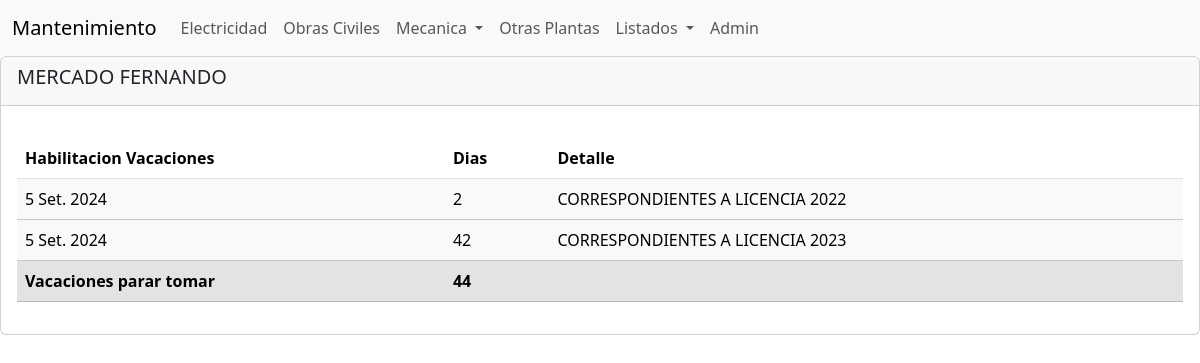
Page /vacaciones/2086 on the committed database.
### Agentes/models.py (models this page shows, shortened)
class Agente(models.Model):
    legajo = models.CharField(primary_key=True, max_length=4)
    nombre = models.CharField(max_length=50)
    area = models.ForeignKey(Area,null=True,blank=True,on_delete=models.CASCADE)
    def __str__ (self):
        textoagente = "{0}"
        return textoagente.format(self.nombre)

class Vacaciones(models.Model):
    legajo= models.ForeignKey(Agente,null=True,blank=False,on_delete=models.CASCADE)
    diaVacaciones=models.DateField()
    dias=models.IntegerField()
    detalle=models.CharField(max_length=100)
    motivo=models.IntegerField(null=False,blank=False,choices=vacaciones)

### Agentes/views.py (the view)
# urls.py: path('vacaciones/<legajo>', views.vacaciones),
def vacaciones(request, legajo):
    listado = Vacaciones.objects.filter(legajo=legajo)
    datosagente = Agente.objects.get(legajo=legajo)
    suma, resta, total = 0,0,0
    for c in listado:
        if c.motivo == 0:
            suma += c.dias
        else:
            resta += c.dias
    total = (suma - resta)
    return render(request, "vacaciones.html", {"listado":listado, "total":total, "datosagente":datosagente})

### Agentes/Templates/vacaciones.html
{% extends "./base.html" %}
{% block content %}
        <h5>{{datosagente}}</h5>
{% endblock %}
{% block body %}
    <table class="table">
                    <tr>
                         <th>Habilitacion Vacaciones</th>
                         <th>Dias</th>
                         <th>Detalle</th>
                    </tr>
            {% for c in listado %}
                {% if c.motivo == 1 %}
                    <tr class="table-success">
                {% else %}
                    <tr class="table-light">
                {% endif %}
                        <td>{{c.diaVacaciones}}</td>
                        <td>{{c.dias}}</td>
                        <td>{{c.detalle}}</td>
                    </tr>
            {% endfor %}
                    <tr class="table-secondary">
                        <th>Vacaciones parar tomar</th>
                        <th>{{total}}</th>
                        <th></th>
                    </tr>
    </table>
{% endblock %}

### rows in the picture
Agente: nombre "MERCADO FERNANDO"
Vacaciones: diaVacaciones "5 Set. 2024", dias "2", detalle "CORRESPONDIENTES A LICENCIA 2022"
Vacaciones: diaVacaciones "5 Set. 2024", dias "42", detalle "CORRESPONDIENTES A LICENCIA 2023"

### other values in the picture
{{ total }} "44"
